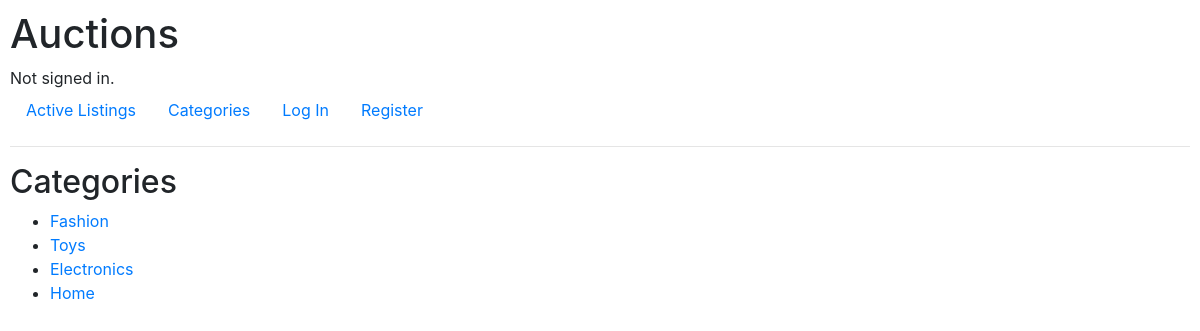
/categories, run on an earlier commit of the app's database.
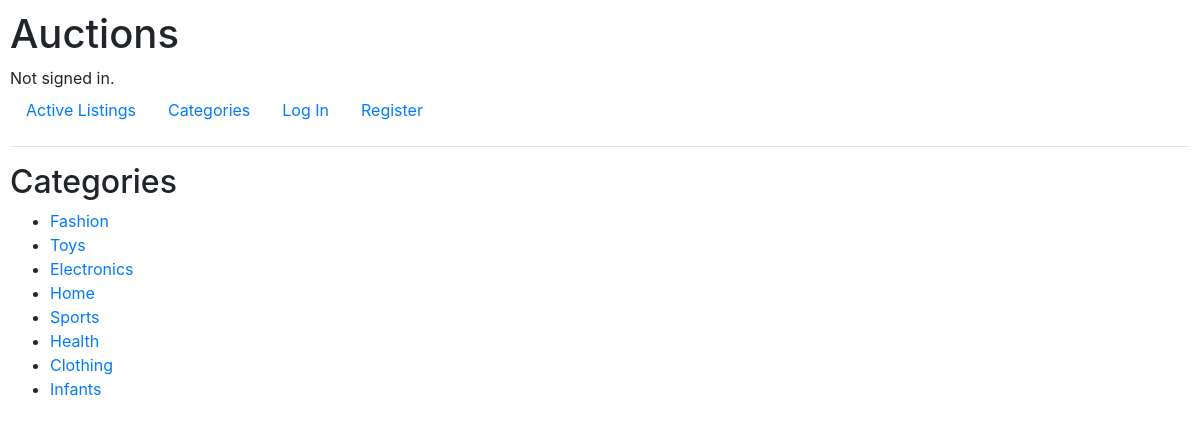
And on a later commit of the database.
### auctions/models.py (models this page shows, shortened)
class Category(models.Model):
    name = models.CharField(max_length=64)

### auctions/views.py (the view)
# urls.py: path("categories", views.categories, name="categories"),
def categories(request):
    return render(request, "auctions/categories.html", {
        "categories": Category.objects.all()
    })

### auctions/templates/auctions/categories.html
{% extends "auctions/layout.html" %}
{% block body %}
    <h2>Categories</h2>
    <ul>
        {% for category in categories %}
            <li>
                <a href="{% url 'category' category.id %}">{{ category.name }}</a>
            </li>
        {% endfor %}
    </ul>
{% endblock %}

What changed in the data, as far as the page shows it:
added Category: name "Sports"
added Category: name "Health"
added Category: name "Clothing"
added Category: name "Infants"
